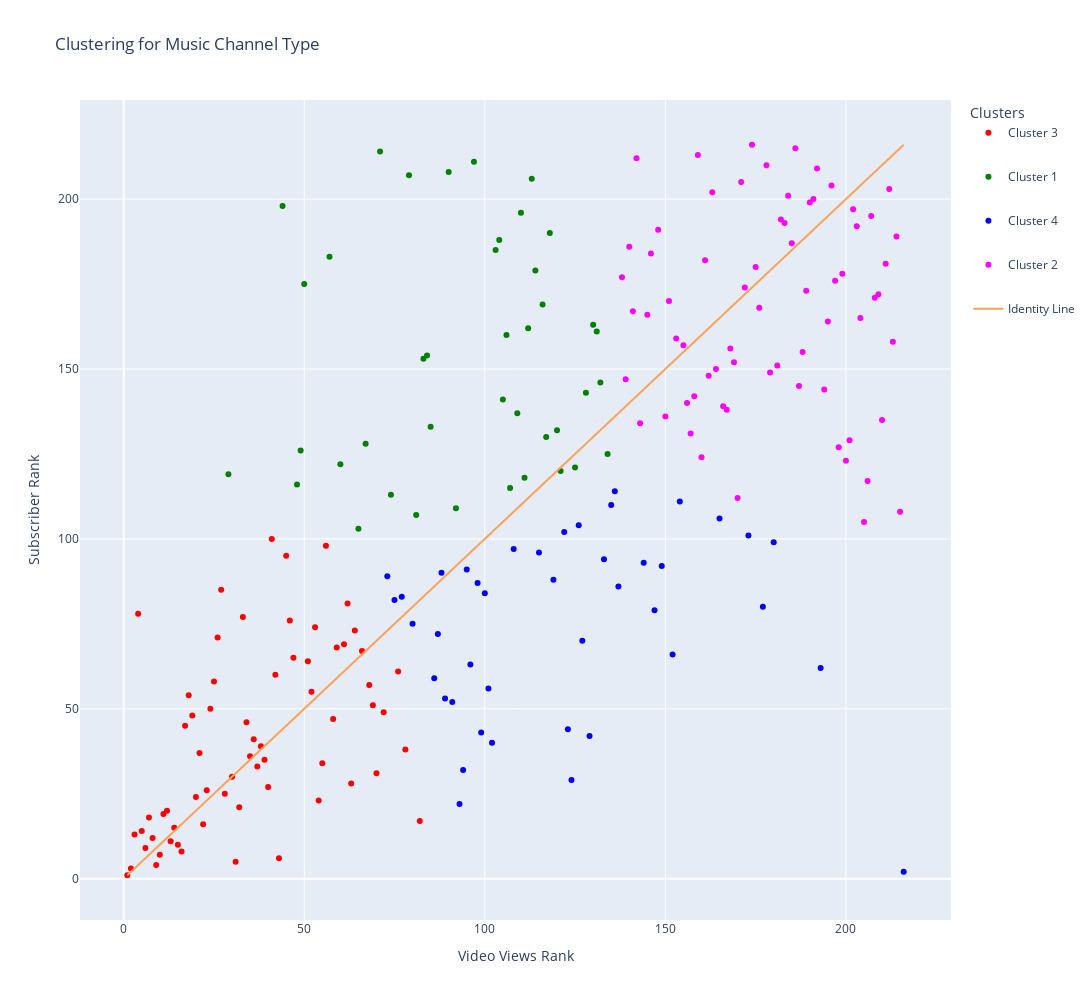

The notebook cell this image was saved under:
### Code cell
n_clusters = 4
km = KMeans(n_clusters=n_clusters, random_state=42)
clust_data = km.fit_predict(X=plot_data)
clust_labels = ['Cluster 1', 'Cluster 2', 'Cluster 3', 'Cluster 4']
plot_data_clust = plot_data.copy()
plot_data_clust['cluster'] = [clust_labels[i] for i in clust_data]

fig = px.scatter(plot_data_clust, x='x', y='y', color='cluster',
                 title='Clustering for Music Channel Type',
                 labels={'x': 'Video Views Rank', 'y': 'Subscriber Rank', 'cluster': 'Cluster'},
                 color_discrete_sequence=['red', 'green', 'blue', 'magenta'])

y_x = np.array(range(len(filtered_data))) + 1
fig.add_trace(go.Scatter(x=plot_data['x'], y=y_x, mode='lines', name='Identity Line'))

legend_title = 'Clusters'

fig.update_layout(
    legend_title_text=legend_title,
    legend_tracegroupgap=25
)
fig.update_layout(height=1000, width=1200)

fig.show()

### Figure 1 — Plotly figure (JSON) as saved in the notebook; plotly's stock layout.template omitted (floating-point values rounded to 4 significant figures; data arrays with more than 128 entries replaced by an {"elided": "..."} marker saying what was removed)
{"data": [{"hovertemplate": "Cluster=Cluster 3<br>Video Views Rank=%{x}<br>Subscriber Rank=%{y}<extra></extra>", "legendgroup": "Cluster 3", "marker": {"color": "red", "symbol": "circle"}, "mode": "markers", "name": "Cluster 3", "orientation": "v", "showlegend": true, "type": "scatter", "x": [1, 2, 3, 4, 5, 6, 7, 8, 9, 10, 11, 12, 13, 14, 15, 16, 17, 18, 19, 20, 21, 22, 23, 24, 25, 26, 27, 28, 30, 31, 32, 33, 34, 35, 36, 37, 38, 39, 40, 41, 42, 43, 45, 46, 47, 51, 52, 53, 54, 55, 56, 58, 59, 61, 62, 63, 64, 66, 68, 69, 70, 72, 76, 78, 82], "xaxis": "x", "y": [1, 3, 13, 78, 14, 9, 18, 12, 4, 7, 19, 20, 11, 15, 10, 8, 45, 54, 48, 24, 37, 16, 26, 50, 58, 71, 85, 25, 30, 5, 21, 77, 46, 36, 41, 33, 39, 35, 27, 100, 60, 6, 95, 76, 65, 64, 55, 74, 23, 34, 98, 47, 68, 69, 81, 28, 73, 67, 57, 51, 31, 49, 61, 38, 17], "yaxis": "y"}, {"hovertemplate": "Cluster=Cluster 1<br>Video Views Rank=%{x}<br>Subscriber Rank=%{y}<extra></extra>", "legendgroup": "Cluster 1", "marker": {"color": "green", "symbol": "circle"}, "mode": "markers", "name": "Cluster 1", "orientation": "v", "showlegend": true, "type": "scatter", "x": [29, 44, 48, 49, 50, 57, 60, 65, 67, 71, 74, 79, 81, 83, 84, 85, 90, 92, 97, 103, 104, 105, 106, 107, 109, 110, 111, 112, 113, 114, 116, 117, 118, 120, 121, 125, 128, 130, 131, 132, 134], "xaxis": "x", "y": [119, 198, 116, 126, 175, 183, 122, 103, 128, 214, 113, 207, 107, 153, 154, 133, 208, 109, 211, 185, 188, 141, 160, 115, 137, 196, 118, 162, 206, 179, 169, 130, 190, 132, 120, 121, 143, 163, 161, 146, 125], "yaxis": "y"}, {"hovertemplate": "Cluster=Cluster 4<br>Video Views Rank=%{x}<br>Subscriber Rank=%{y}<extra></extra>", "legendgroup": "Cluster 4", "marker": {"color": "blue", "symbol": "circle"}, "mode": "markers", "name": "Cluster 4", "orientation": "v", "showlegend": true, "type": "scatter", "x": [73, 75, 77, 80, 86, 87, 88, 89, 91, 93, 94, 95, 96, 98, 99, 100, 101, 102, 108, 115, 119, 122, 123, 124, 126, 127, 129, 133, 135, 136, 137, 144, 147, 149, 152, 154, 165, 173, 177, 180, 193, 216], "xaxis": "x", "y": [89, 82, 83, 75, 59, 72, 90, 53, 52, 22, 32, 91, 63, 87, 43, 84, 56, 40, 97, 96, 88, 102, 44, 29, 104, 70, 42, 94, 110, 114, 86, 93, 79, 92, 66, 111, 106, 101, 80, 99, 62, 2], "yaxis": "y"}, {"hovertemplate": "Cluster=Cluster 2<br>Video Views Rank=%{x}<br>Subscriber Rank=%{y}<extra></extra>", "legendgroup": "Cluster 2", "marker": {"color": "magenta", "symbol": "circle"}, "mode": "markers", "name": "Cluster 2", "orientation": "v", "showlegend": true, "type": "scatter", "x": [138, 139, 140, 141, 142, 143, 145, 146, 148, 150, 151, 153, 155, 156, 157, 158, 159, 160, 161, 162, 163, 164, 166, 167, 168, 169, 170, 171, 172, 174, 175, 176, 178, 179, 181, 182, 183, 184, 185, 186, 187, 188, 189, 190, 191, 192, 194, 195, 196, 197, 198, 199, 200, 201, 202, 203, 204, 205, 206, 207, 208, 209, 210, 211, 212, 213, 214, 215], "xaxis": "x", "y": [177, 147, 186, 167, 212, 134, 166, 184, 191, 136, 170, 159, 157, 140, 131, 142, 213, 124, 182, 148, 202, 150, 139, 138, 156, 152, 112, 205, 174, 216, 180, 168, 210, 149, 151, 194, 193, 201, 187, 215, 145, 155, 173, 199, 200, 209, 144, 164, 204, 176, 127, 178, 123, 129, 197, 192, 165, 105, 117, 195, 171, 172, 135, 181, 203, 158, 189, 108], "yaxis": "y"}, {"mode": "lines", "name": "Identity Line", "type": "scatter", "x": {"elided": "216 int values"}, "y": {"elided": "216 int values"}}], "layout": {"height": 1000, "legend": {"title": {"text": "Clusters"}, "tracegroupgap": 25}, "title": {"text": "Clustering for Music Channel Type"}, "width": 1200, "xaxis": {"anchor": "y", "domain": [0, 1], "title": {"text": "Video Views Rank"}}, "yaxis": {"anchor": "x", "domain": [0, 1], "title": {"text": "Subscriber Rank"}}}}
